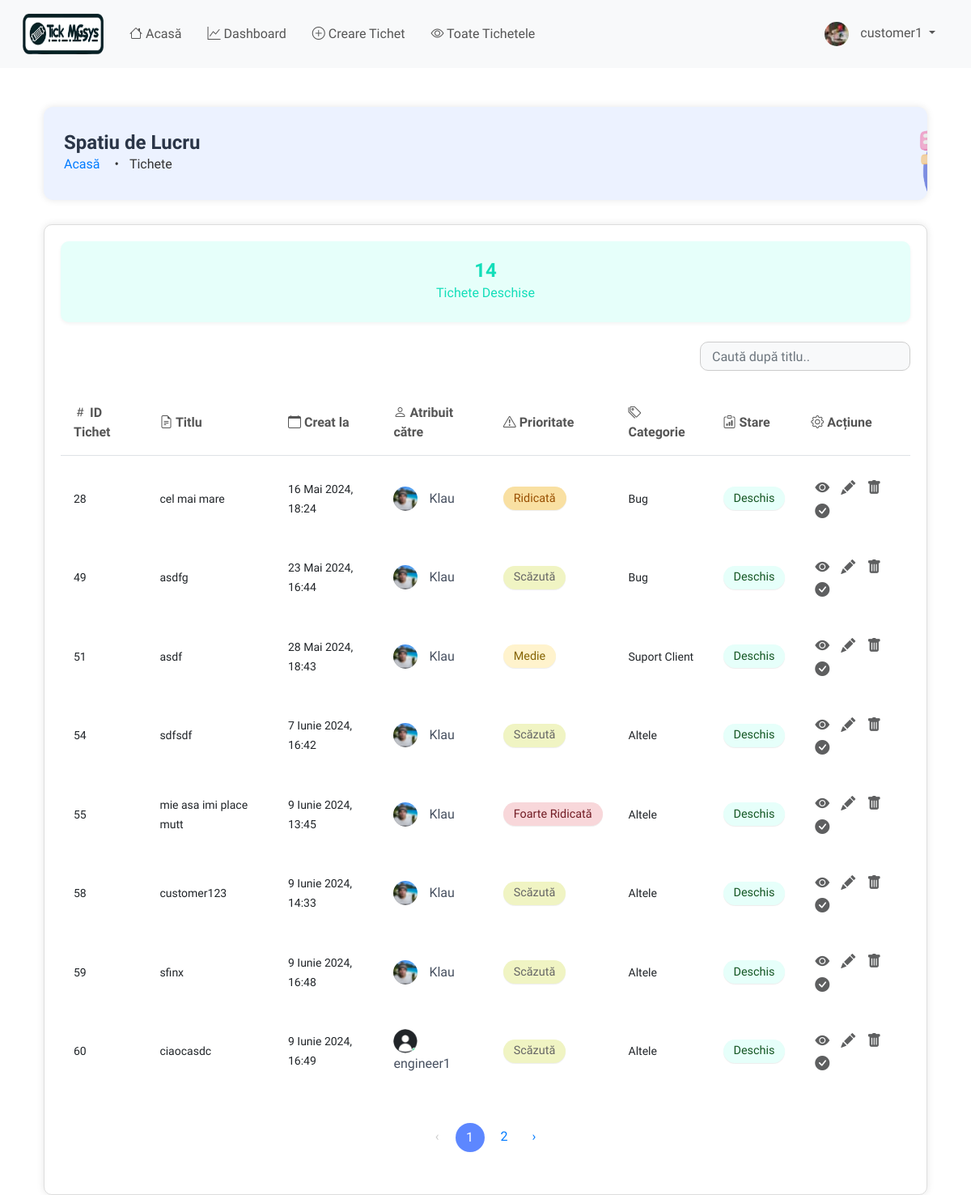
The app's page /ticket/workspace/ (signed in), older data.
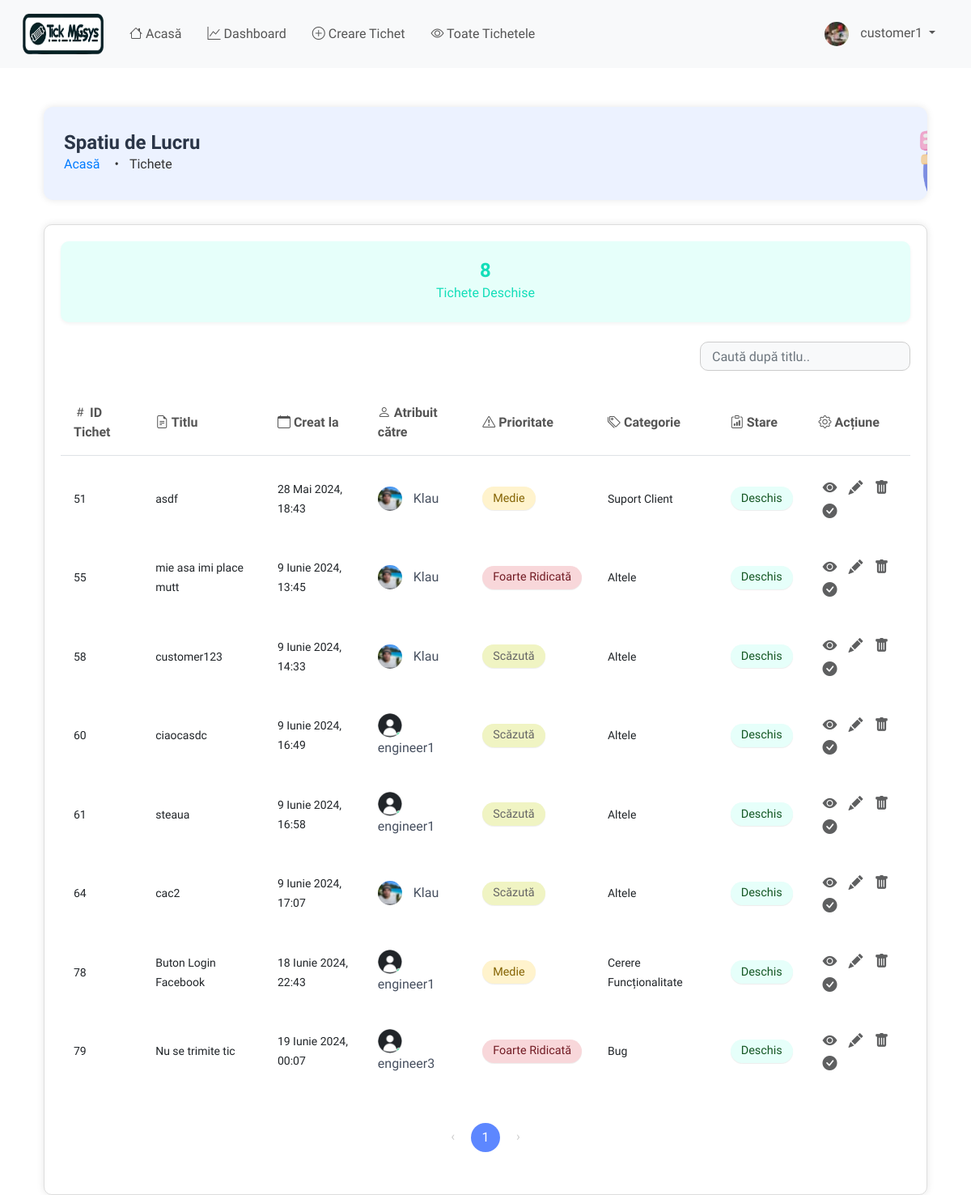
The same page, newer data.
### ticket/models.py (models this page shows, shortened)
class Ticket(models.Model):
    PRIORITY_CHOICES = (
        ('Very Low', 'Foarte Scăzut'),
        ('Low', 'Scăzut'),
        ('Medium', 'Mediu'),
        ('High', 'Ridicat'),
        ('Very High', 'Foarte Ridicat'),
    )
    CATEGORY_CHOICES = (
        ('Bug', 'Bug'),
        ('Feature Request', 'Cerere Funcționalitate'),
        ('Customer Support', 'Suport Client'),
        ('Sales', 'Vânzări'),
        ('Feedback', 'Feedback'),
        ('Other', 'Altele'),
    )
    STATUS_CHOICES = (
        ('Active', 'Activ'),
        ('Completed', 'Completat'),
        ('Pending', 'În așteptare'),
    )
    id = models.AutoField(primary_key=True)
    title = models.CharField(max_length=100, validators=[MaxLengthValidator(100)], unique=True)
    description = models.TextField()
    priority = models.CharField(max_length=9, choices=PRIORITY_CHOICES, default='Low')
    category = models.CharField(max_length=20, choices=CATEGORY_CHOICES, default='Other')
    created_by = models.ForeignKey(User, on_delete=models.CASCADE, related_name='tickets_created', editable=False)
    date_created = models.DateTimeField(auto_now_add=True)
    assigned_to = models.ForeignKey(User, on_delete=models.DO_NOTHING, null=True, blank=True,
                                    related_name='tickets_assigned')
    is_resolved = models.BooleanField(default=False)
    accepted_date = models.DateTimeField(null=True, blank=True)
    closed_date = models.DateTimeField(null=True, blank=True)
    ticket_status = models.CharField(max_length=20, choices=STATUS_CHOICES, default='Pending')
    updated_at = models.DateTimeField(auto_now=True)
    class Meta:
        verbose_name = "Ticket"
        verbose_name_plural = "Tickets"
        ordering = ['-date_created']
        unique_together = ('title', 'created_by')
        indexes = [
            models.Index(fields=['priority']),
            models.Index(fields=['category']),
            models.Index(fields=['ticket_status']),
            models.Index(fields=['date_created']),
            models.Index(fields=['updated_at']),
        ]

### users/models.py (models this page shows, shortened)
class User(AbstractUser):
    is_customer = models.BooleanField(default=False)
    is_engineer = models.BooleanField(default=False)
    is_admin = models.BooleanField(default=False)  # New field for admin users
    profile_image = models.ImageField(upload_to='profile_images/', default='profile_images/default.png')

### ticket/views.py (the view)
# urls.py: path('workspace/', views.workspace, name='workspace'),
@login_required
def workspace(request):
    tickets = Ticket.objects.filter(is_resolved=False, ticket_status='Active').order_by('date_created')
    open_tickets = tickets.count()
    paginator = Paginator(tickets, 8)  # Show 8 tickets per page
    page = request.GET.get('page')
    try:
        tickets = paginator.page(page)
    except PageNotAnInteger:
        tickets = paginator.page(1)
    except EmptyPage:
        tickets = paginator.page(paginator.num_pages)
    context = {
        'tickets': tickets,
        'open_tickets': open_tickets,
        'page': page,
    }
    return render(request, 'ticket/workspace.html', context)

### templates/ticket/workspace.html (shortened to what the changed rows need)
{% extends 'base.html' %}
{% load static %}
{% block content %}
<div class="container mt-5">
  <div class="header-box">
    <div class="header-content">
      <h1 class="header-title">Spatiu de Lucru</h1>
    </div>
  </div>
  <div class="content-box">
    <div class="row">
      <div class="col-md-12 mb-4">
        <div class="card text-center bg-open-tickets ticket-card" onclick="window.location.href='?status=active'">
          <div class="card-body ticket-card-body">
            <p class="card-number ticket-card-number mb-0">{{ open_tickets }}</p>
            <h5 class="card-title ticket-card-title mt-0">Tichete Deschise</h5>
          </div>
        </div>
      </div>
    <div class="table-responsive">
      <table class="table table-hover" id="ticketTable">
        <thead class="thead-light">
          <tr>
        <th scope="col"><i class="bi bi-hash"></i> ID Tichet</th>
        <th scope="col"><i class="bi bi-file-earmark-text"></i> Titlu</th>
        <th scope="col"><i class="bi bi-calendar"></i> Creat la</th>
        <th scope="col"><i class="bi bi-person"></i> Atribuit către</th>
        <th scope="col"><i class="bi bi-exclamation-triangle"></i> Prioritate</th>
        <th scope="col"><i class="bi bi-tags"></i> Categorie</th>
        <th scope="col"><i class="bi bi-clipboard-data"></i> Stare</th>
        <th scope="col"><i class="bi bi-gear"></i> Acțiune</th>
          </tr>
        </thead>
        <tbody>
          {% for ticket in tickets %}
          <tr class="ticket-row" data-status="{{ ticket.ticket_status|lower }}">
            <td><small>{{ ticket.id }}</small></td>
            <td><small>{{ ticket.title }}</small></td>
            <td><small>{{ ticket.date_created }}</small></td>
            <td>
              {% if ticket.assigned_to %}
              <img src="{{ ticket.assigned_to.profile_image.url }}" alt="Imagine Profil al {{ ticket.assigned_to.username }}" class="profile-image">
              <span class="assigned-username">{{ ticket.assigned_to.username }}</span>
              {% else %}
              <small>Neatribuit</small>
              {% endif %}
            </td>
            <td>
              {% if ticket.priority == 'Very Low' %}
              <span class="badge badge-very-low">Foarte Scăzută</span>
              {% elif ticket.priority == 'Low' %}
              <span class="badge badge-low">Scăzută</span>
              {% elif ticket.priority == 'Medium' %}
              <span class="badge badge-medium">Medie</span>
              {% elif ticket.priority == 'High' %}
              <span class="badge badge-high">Ridicată</span>
              {% elif ticket.priority == 'Very High' %}
              <span class="badge badge-very-high">Foarte Ridicată</span>
              {% endif %}
            </td>
            <td><small>{{ ticket.get_category_display }}</small></td>
            <td>
              {% if ticket.ticket_status == 'Active' %}
              <span class="badge badge-open">Deschis</span>
              {% elif ticket.ticket_status == 'Pending' %}
              <span class="badge badge-pending">În Așteptare</span>
              {% elif ticket.ticket_status == 'Completed' %}
              <span class="badge badge-closed">Închis</span>
              {% endif %}
            </td>
            <td>
              <a href="{% url 'ticket-details' ticket.pk %}" class="btn btn-view btn-sm" title="Detalii">
                <i class="bi bi-eye-fill"></i>
              </a>
              {% if ticket.ticket_status == 'Completed' %}
                <span class="btn btn-edit btn-sm disabled" title="Editează">
                  <i class="bi bi-pencil-fill text-muted"></i>
                </span>
              {% else %}
                <a href="{% url 'update-ticket' ticket.pk %}" class="btn btn-edit btn-sm" title="Editează">
                  <i class="bi bi-pencil-fill"></i>
                </a>
              {% endif %}
              <a href="#" class="btn btn-delete btn-sm" data-bs-toggle="modal" data-bs-target="#deleteModal" data-ticket-id="{{ ticket.pk }}" title="Șterge">
                <i class="bi bi-trash-fill"></i>
              </a>
             <a href="{% url 'close-ticket' ticket.pk %}" class="btn btn-accept btn-sm" title="Rezolvă">
    <i class="bi bi-check-circle-fill"></i>
  </a>
            </td>
          </tr>
          {% endfor %}
        </tbody>
      </table>
      <div class="pagination-container">
        <nav aria-label="Page navigation example">
          <ul class="pagination">
            {% for num in tickets.paginator.page_range %}
            {% if num > tickets.number|add:'-4' and num < tickets.number|add:'4' %}
            {% if tickets.number == num %}
            <li class="page-item active"><a class="page-link" href="#">{{ num }}</a></li>
            {% else %}
            <li class="page-item"><a class="page-link" href="?page={{ num }}&status={{ status_filter }}">{{ num }}</a></li>
            {% endif %}
            {% endif %}
            {% endfor %}
            {% if tickets.has_next %}
            <li class="page-item"><a class="page-link" href="?page={{ tickets.next_page_number }}&status={{ status_filter }}">›</a></li>
            {% else %}
            <li class="page-item disabled"><span class="page-link">›</span></li>
            {% endif %}
          </ul>
        </nav>
      </div>
    </div>
  </div>
</div>
</div>
{% endblock content %}

Row changes from the older to the newer data that the page shows:
no longer on this page (row edited): Ticket: id "28", title "cel mai mare", date_created "16 Mai 2024, 18:24", assigned_to.profile_image (picture), assigned_to.username "Klau", priority "Ridicată", category "Bug", ticket_status "Deschis"
removed Ticket: id "49", title "asdfg", date_created "23 Mai 2024, 16:44", assigned_to.profile_image (picture), assigned_to.username "Klau", priority "Scăzută", category "Bug", ticket_status "Deschis"
removed Ticket: id "54", title "sdfsdf", date_created "7 Iunie 2024, 16:42", assigned_to.profile_image (picture), assigned_to.username "Klau", priority "Scăzută", category "Altele", ticket_status "Deschis"
no longer on this page (row edited): Ticket: id "59", title "sfinx", date_created "9 Iunie 2024, 16:48", assigned_to.profile_image (picture), assigned_to.username "Klau", priority "Scăzută", category "Altele", ticket_status "Deschis"
now on this page (row unchanged): Ticket: id "61", title "steaua", date_created "9 Iunie 2024, 16:58", assigned_to.profile_image (placeholder picture), assigned_to.username "engineer1", priority "Scăzută", category "Altele", ticket_status "Deschis"
now on this page (row unchanged): Ticket: id "64", title "cac2", date_created "9 Iunie 2024, 17:07", assigned_to.profile_image (picture), assigned_to.username "Klau", priority "Scăzută", category "Altele", ticket_status "Deschis"
added Ticket: id "78", title "Buton Login Facebook", date_created "18 Iunie 2024, 22:43", assigned_to.profile_image (placeholder picture), assigned_to.username "engineer1", priority "Medie", category "Cerere Funcționalitate", ticket_status "Deschis"
added Ticket: id "79", title "Nu se trimite tic", date_created "19 Iunie 2024, 00:07", assigned_to.profile_image (placeholder picture), assigned_to.username "engineer3", priority "Foarte Ridicată", category "Bug", ticket_status "Deschis"
Text that changed along with them:
{{ open_tickets }}: "14" → "8"
list line gone: "2"
